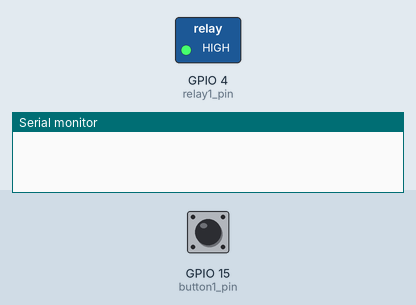
Bench run of a sketch on a simulated ESP32. On the bench: switched loads named in the sketch (green lamp = pin HIGH), the last lines printed to the serial monitor. Dashed ring = blinking. The inputs (shaded band) are chosen by the test bench; at power-on: GPIO 15 (button1_pin) HIGH. WiFi joins after 1.5 s; servers stay silent unless stated.

Above: at 3.0 s.
3.1 s: GPIO 15 (button1_pin) pulled LOW for 1 s
At 4.6 s:
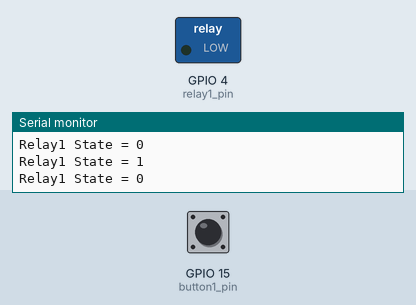
5.6 s: GPIO 15 (button1_pin) pulled LOW for 0.15 s
At 6.4 s:
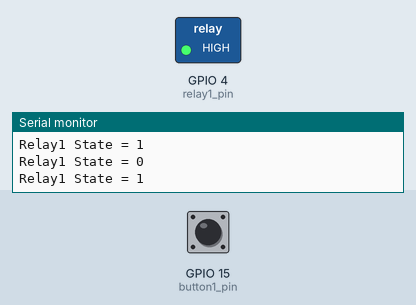
7.3 s: GPIO 15 (button1_pin) pulled LOW for 3.2 s
At 7.87 s:
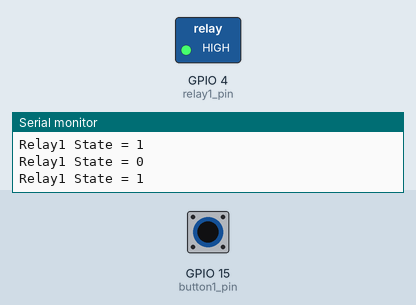
Timing chart, 0 to 12.0 s (numbered marks = the images above; inputs shaded):
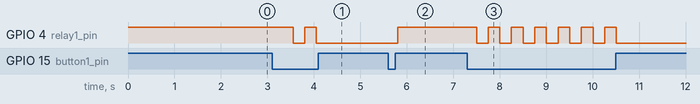

The sketch:

Codi_Caldera.ino
```cpp
//ID, nom del dispositiu i token d'autorització
#define BLYNK_TEMPLATE_ID "TMPL5i2nQ5uZ9"
#define BLYNK_TEMPLATE_NAME "Caldera"
#define BLYNK_AUTH_TOKEN "DaQOqyauRiwBSLnFSQCxBCOMD3qRsT72"
#define BLYNK_PRINT Serial

//Inclusió de llibreries
#define BLYNK_PRINT Serial

#include <WiFi.h>
#include <WiFiClient.h>
#include <BlynkSimpleEsp32.h>

char auth[] = BLYNK_AUTH_TOKEN;

//Credencials de WiFi
char ssid[] = "WiFi Blynk";
char pass[] = "Pwblynk33";

BlynkTimer timer;

//Variable de pin de connexió a botó
#define button1_pin 15

//Variable de pin de connexió a relé
#define relay1_pin 4

//estat inicial de relé
int relay1_state = 0;


//Relació pin virtual Blynk
#define button1_vpin    V1

//------------------------------------------------------------------------------
//Funció de connexió amb Blynk
BLYNK_CONNECTED() {
  Blynk.syncVirtual(button1_vpin);
}

//--------------------------------------------------------------------------
//Funció de modificació d'estat de pin
BLYNK_WRITE(button1_vpin) {
  relay1_state = param.asInt();
  digitalWrite(relay1_pin, relay1_state);
}
//--------------------------------------------------------------------------

//Funció d'inicialització
void setup()
{
  // Debug console
  Serial.begin(115200);
  //--------------------------------------------------------------------
  pinMode(button1_pin, INPUT_PULLUP);
  //--------------------------------------------------------------------
  pinMode(relay1_pin, OUTPUT);
  //--------------------------------------------------------------------
  //Relés en OFF
  digitalWrite(relay1_pin, HIGH);
  //--------------------------------------------------------------------
  Blynk.begin(auth, ssid, pass);
}

void loop()
{
  Blynk.run();
  timer.run();
  listen_push_buttons();
}


void listen_push_buttons(){
    if(digitalRead(button1_pin) == LOW){
      delay(200);
      control_relay(1);
      Blynk.virtualWrite(button1_vpin, relay1_state); //actualització d'estat del botó
    }
}


void control_relay(int relay){
  if(relay == 1){
    relay1_state = !relay1_state;
    digitalWrite(relay1_pin, relay1_state);
    Serial.print("Relay1 State = ");
    Serial.println(relay1_state);
    delay(50);
  }
}
```

Measured:
- after the input at 3.1 s, GPIO 4 (relay1_pin): HIGH → LOW after 0.45 s, → HIGH 0.25 s later, → LOW 0.25 s later
- after the input at 5.6 s, GPIO 4 (relay1_pin): LOW → HIGH after 0.20 s
- after the input at 7.3 s, GPIO 4 (relay1_pin): alternates HIGH for 0.25 s and LOW for 0.25 s, 13 changes in all, then stays LOW, starting after 0.20 s
